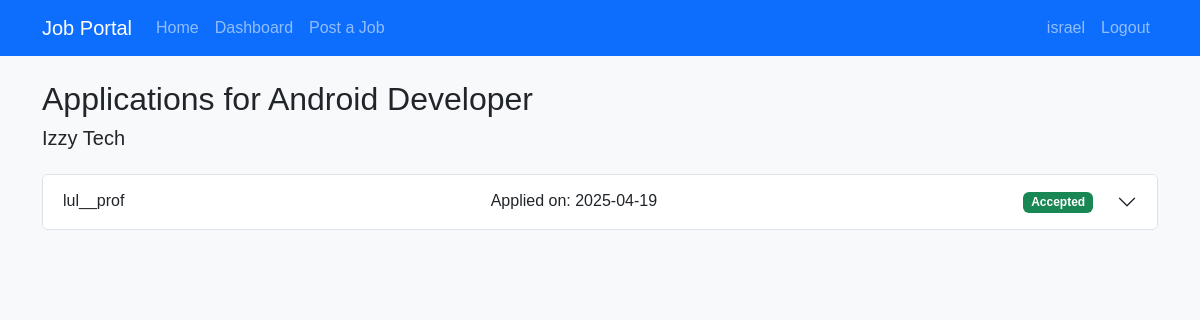
Page /applications/2 (signed in) on the earlier database version.
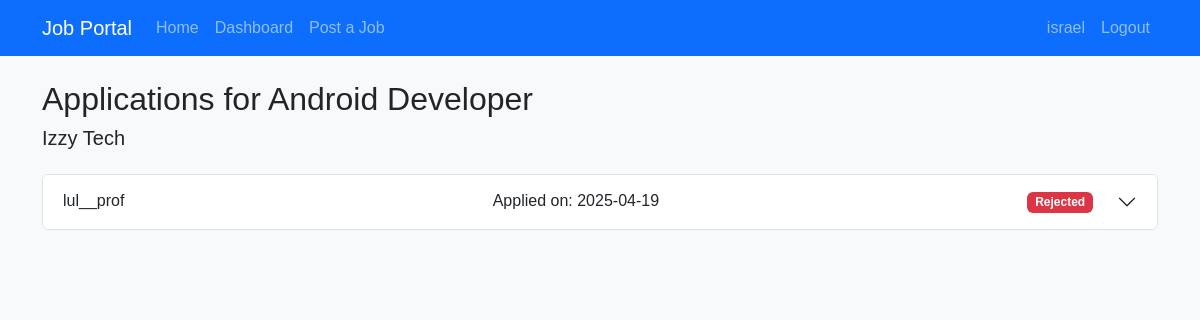
Same page on the later database version.
### models.py (models this page shows, shortened)
class Application(db.Model):
    id = db.Column(db.Integer, primary_key=True)
    user_id = db.Column(db.Integer, db.ForeignKey('user.id'))
    job_id = db.Column(db.Integer, db.ForeignKey('job.id'))
    resume = db.Column(db.Text)
    cover_letter = db.Column(db.Text)
    status = db.Column(db.String(20), default='pending')  # pending, accepted, rejected
    date_applied = db.Column(db.DateTime, default=datetime.utcnow)

class User(UserMixin, db.Model):
    id = db.Column(db.Integer, primary_key=True)
    username = db.Column(db.String(64), index=True, unique=True)
    email = db.Column(db.String(120), index=True, unique=True)
    password_hash = db.Column(db.String(128))
    is_employer = db.Column(db.Boolean, default=False)
    jobs = db.relationship('Job', backref='author', lazy='dynamic')
    applications = db.relationship('Application', backref='applicant', lazy='dynamic')

### app.py (the view)
@app.route('/applications/<int:job_id>')
@login_required
def view_applications(job_id):
    job = Job.query.get_or_404(job_id)
    if job.user_id != current_user.id:
        flash('You can only view applications for your own job listings')
        return redirect(url_for('dashboard'))
    applications = Application.query.filter_by(job_id=job.id).all()
    return render_template('applications.html', applications=applications, job=job)

### app.py (called while the page is built)
@login.user_loader
def load_user(id):
    return User.query.get(int(id))

### templates/applications.html (shortened to what this page needs)
{% extends "base.html" %}
{% block content %}
<div class="mb-4">
    <h2>Applications for {{ job.title }}</h2>
    <h5>{{ job.company }}</h5>
</div>
{% if applications %}
<div class="accordion" id="applicationsAccordion">
    {% for application in applications %}
    <div class="accordion-item">
        <h2 class="accordion-header" id="heading{{ application.id }}">
            <button class="accordion-button collapsed" type="button" data-bs-toggle="collapse"
                    data-bs-target="#collapse{{ application.id }}" aria-expanded="false"
                    aria-controls="collapse{{ application.id }}">
                <div class="d-flex justify-content-between w-100 me-4">
                    <span>{{ application.applicant.username }}</span>
                    <span>Applied on: {{ application.date_applied.strftime('%Y-%m-%d') }}</span>
                    <span>
                        {% if application.status == 'pending' %}
                        <span class="badge bg-warning">Pending</span>
                        {% elif application.status == 'accepted' %}
                        <span class="badge bg-success">Accepted</span>
                        {% elif application.status == 'accepted' %}
                        <span class="badge bg-success">Accepted</span>
                        {% elif application.status == 'rejected' %}
                        <span class="badge bg-danger">Rejected</span>
                        {% endif %}
                    </span>
                </div>
            </button>
        </h2>
    </div>
    {% endfor %}
</div>
{% else %}
<div class="alert alert-info">
    No applications received for this job listing yet.
</div>
{% endif %}
{% endblock %}

Differences in the rows shown:
changed Application "lul__prof": status "Accepted" → "Rejected"
